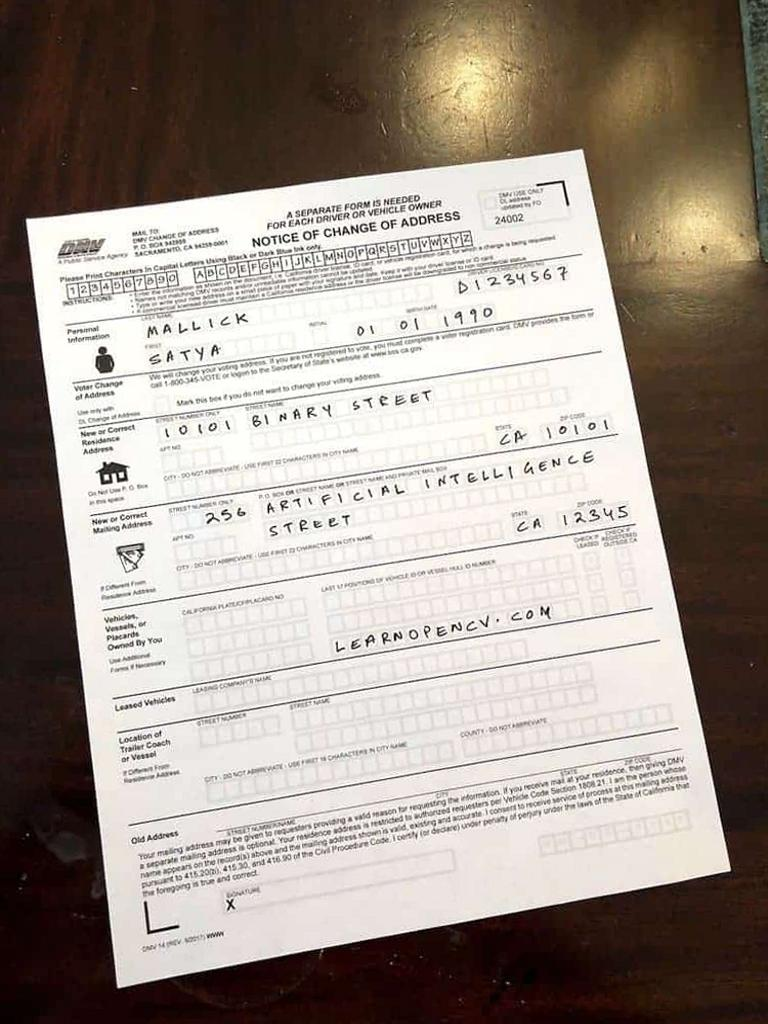
#> input picture homework_1/data/dobosi_peter_laszlo.jpg, 768 x 1024 px; its folder holds only this picture in this run
$ python main.py
#> lines starting #> are read from the running program, lines starting #| are printed output that depends on the picture
import logging
from pathlib import Path
import cv2
import numpy as np
import matplotlib
import matplotlib.pyplot as plt

logging.basicConfig(level=logging.INFO, format="%(asctime)s - %(name)s - %(levelname)s - %(message)s")
logger = logging.getLogger(__name__)


def main():
    """Run the full homework pipeline end-to-end."""
    test_imports()

    preprocessed_image: np.ndarray = preprocessing()
    hist_equalized_image: np.ndarray = global_histogram_equalization(preprocessed_image)
    clahe_equalized_image: np.ndarray = apply_clahe(preprocessed_image)

    images: list[np.ndarray] = [preprocessed_image, hist_equalized_image, clahe_equalized_image]
    histograms: list[list[np.ndarray]] = [calculate_histograms(image) for image in images]
    titles: list[str] = ["Rotated/Cropped", "Global Histogram EQ", "CLAHE"]

    output_dir: Path = Path(__file__).resolve().parents[2] / "output"
    output_dir.mkdir(parents=True, exist_ok=True)
    output_plot_path: Path = output_dir / "task4_results.png"

    plot_results(images=images, histograms=histograms, titles=titles, output_path=output_plot_path)
    logger.info("Saved final plot to %s", output_plot_path)


def test_imports():
    """Log dependency versions."""
    try:
        logger.debug("OpenCV version: %s", cv2.__version__)
        logger.debug("Numpy version: %s", np.__version__)
        logger.debug("Matplotlib version: %s", matplotlib.__version__)
    except Exception as e:
        logger.exception("Unable to get version info of all dependencies, are you sure they are all installed? Check the docs. %s", e)


def preprocessing() -> np.ndarray:
    """
    Subtask 1: load, rotate, and crop/scale the input image.

    Returns:
        np.ndarray: The preprocessed image.
    """
    logger.info("Starting preprocessing...")

    # Determine image path
    project_root: Path = Path(__file__).resolve().parents[2]
    image_path: Path = project_root / "data" / "dobosi_peter_laszlo.jpg"

    # Load the image
    dpl_image: np.ndarray | None = cv2.imread(str(image_path), flags=cv2.IMREAD_COLOR)
#> dpl_image is the input picture: shape (1024, 768, 3); mean B, G, R 139.5, 147.7, 158.1
    assert dpl_image is not None, (
        f"Failed to load image from '{image_path}'. cwd='{Path.cwd()}'."
    )
    logger.debug("Loaded image shape: %s", dpl_image.shape)

    show_image(dpl_image, "dpl_image")

    def rotate_crop_to_fit(image: np.ndarray, angle: float) -> np.ndarray:
        """
        Rotate the image by the given angle while scaling to reduce black borders.

        Args:
            image (np.ndarray): The input image to rotate.
            angle (float): The angle in degrees to rotate the image. Positive values mean counter-clockwise rotation.

        Returns:
            np.ndarray: The rotated and scaled image.
        """
#> called with angle = -9.41
        # Calculate the scale factor to ensure the rotated image fits within the original dimensions
        height, width = image.shape[:2]
#> height = 1024; width = 768
        center = (width / 2, height / 2)
#> center = (384, 512)

        angle_rad = np.radians(angle)
        sin_a = abs(np.sin(angle_rad))
        cos_a = abs(np.cos(angle_rad))

        ratio = max(width / height, height / width)
#> ratio = 1.33
        scale = cos_a + ratio * sin_a
#> scale = 1.2
        logger.debug("Calculated scale factor: %f", scale)

        rotation_matrix: np.ndarray = cv2.getRotationMatrix2D(center=center, angle=angle, scale=scale)

        return cv2.warpAffine(image, rotation_matrix, (width, height))

    dpl_image_rotated: np.ndarray = rotate_crop_to_fit(dpl_image, -9.41)
    show_image(dpl_image_rotated, "dpl_image_rotated")
    logger.info("Preprocessing completed.")

    return dpl_image_rotated

def global_histogram_equalization(image: np.ndarray) -> np.ndarray:
    """
    Complete subtask 2:
        * convert the image to HSV color space
        * perform global histogram equalization on the V (Value) channel of the preprocessed image
        * blend the V channel with the original V channel linearly to avoid too high contrast
        * return the final color image

    Args:
        image (np.ndarray): The preprocessed image to perform histogram equalization on.

    Returns:
        np.ndarray: The resulting image after histogram equalization and blending.
    """
    # Convert the image to HSV color space
    hsv_image: np.ndarray = cv2.cvtColor(image, cv2.COLOR_BGR2HSV)
#> hsv_image: shape (1024, 768, 3); mean H, S, V 17.6, 31.3, 202.8

    # Equalize the histogram of the V channel
    hue, saturation, value = cv2.split(hsv_image)
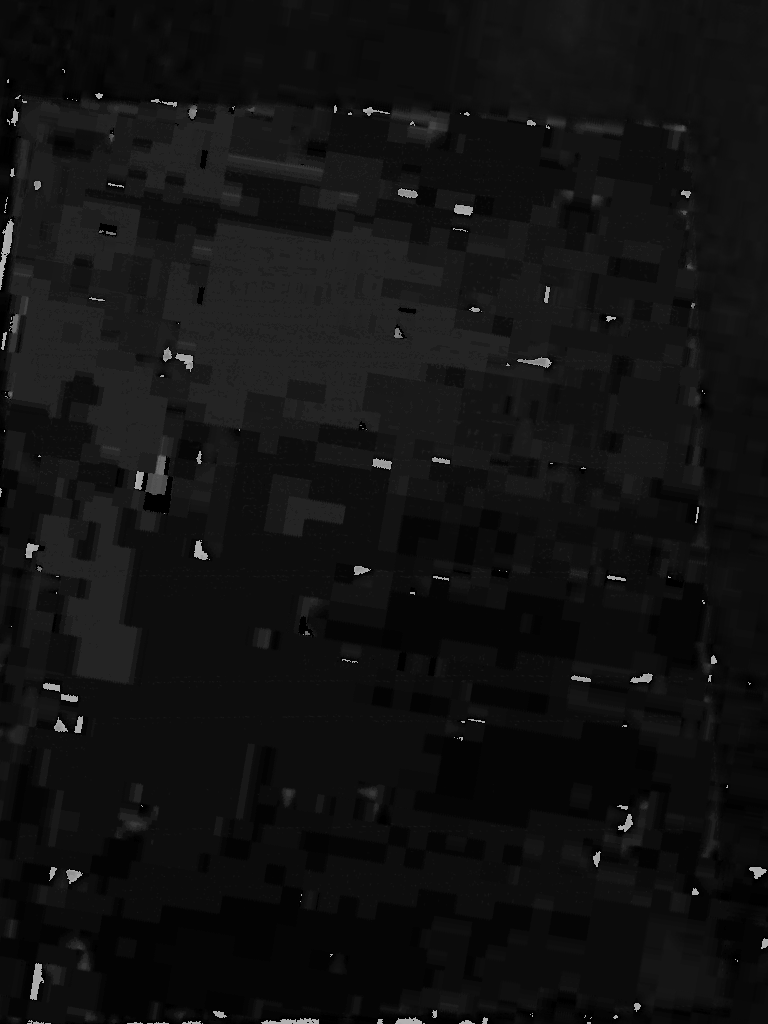
#> hue: shape (1024, 768); min 0, max 179, mean 17.6
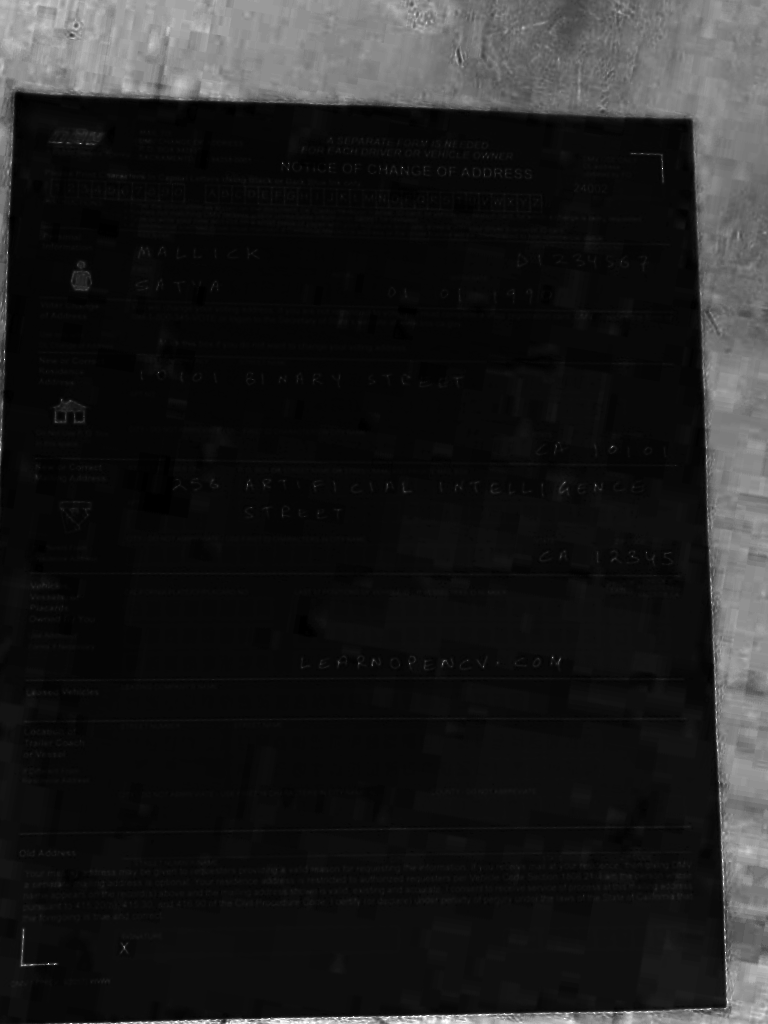
#> saturation: shape (1024, 768); min 0, max 255, mean 31.3
    equalized_value: np.ndarray = cv2.equalizeHist(value)

    # Non blended result
    non_blended_hsv_image: np.ndarray = cv2.merge((hue, saturation, equalized_value))
#> non_blended_hsv_image: shape (1024, 768, 3); mean H, S, V 17.6, 31.3, 129.6
    non_blended_bgr_image: np.ndarray = cv2.cvtColor(non_blended_hsv_image, cv2.COLOR_HSV2BGR)
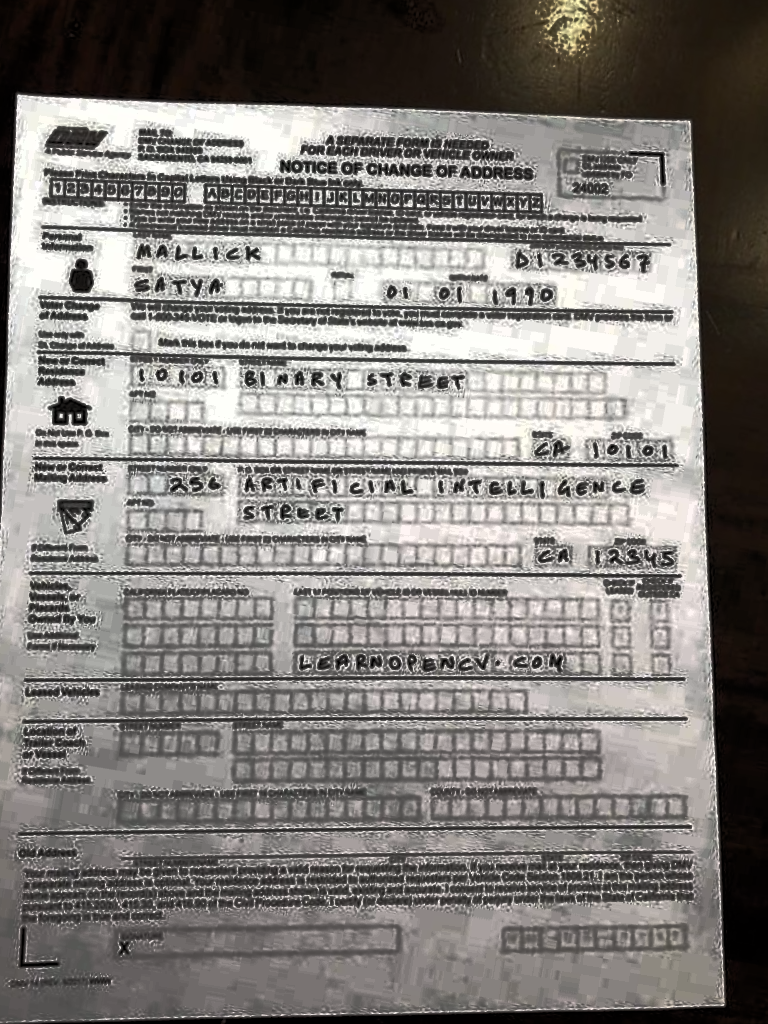
#> non_blended_bgr_image: shape (1024, 768, 3); mean B, G, R 122.5, 126, 129.5
    show_image(non_blended_bgr_image, "non_blended_bgr")

    # Blended result
    blended_value: np.ndarray = cv2.addWeighted(value, 0.5, equalized_value, 0.5, 0)
    blended_hsv_image: np.ndarray = cv2.merge((hue, saturation, blended_value))
#> blended_hsv_image: shape (1024, 768, 3); mean H, S, V 17.6, 31.3, 166.3
    blended_bgr_image: np.ndarray = cv2.cvtColor(blended_hsv_image, cv2.COLOR_HSV2BGR)
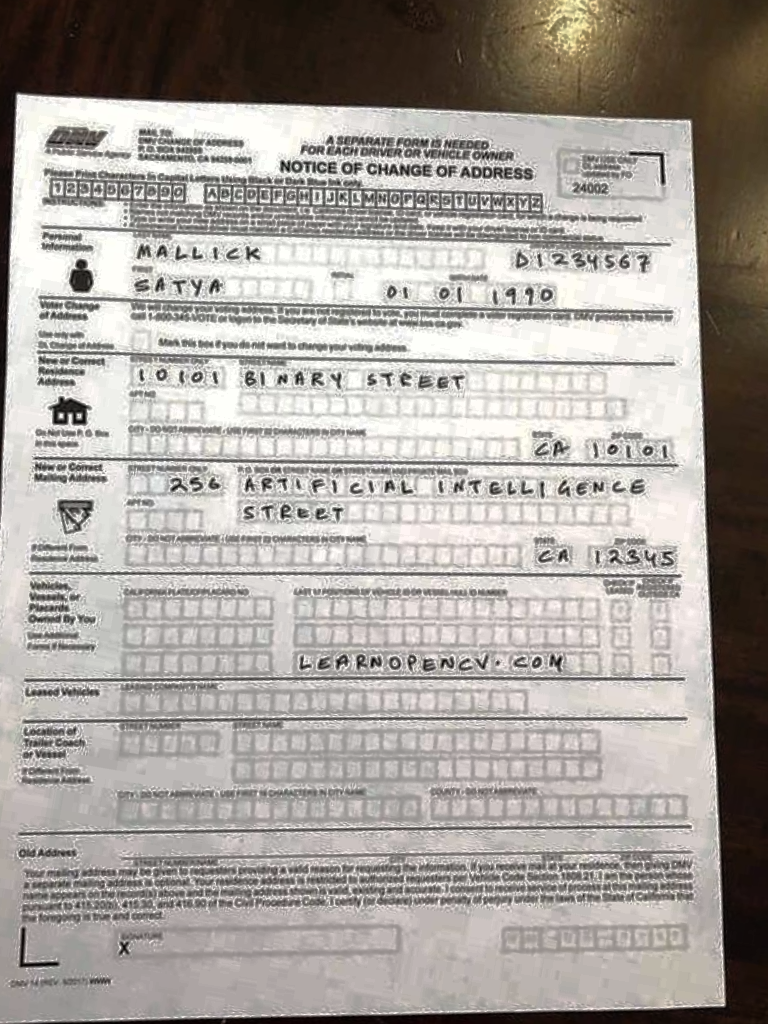
#> blended_bgr_image: shape (1024, 768, 3); mean B, G, R 155.6, 160.7, 166.2
    show_image(blended_bgr_image, "blended_bgr")

    return blended_bgr_image

def apply_clahe(image: np.ndarray) -> np.ndarray:
    """
    Complete subtask 3: apply CLAHE (Contrast Limited Adaptive Histogram Equalization) to the V channel of the preprocessed image and plot the result.

    Args:
        image (np.ndarray): The preprocessed image to apply CLAHE on.

    Returns:
        np.ndarray: The resulting image after applying CLAHE.
    """
    # Convert the image to HSV color space
    hsv_image: np.ndarray = cv2.cvtColor(image, cv2.COLOR_BGR2HSV)

    # Apply CLAHE to the V channel
    hue, saturation, value = cv2.split(hsv_image)
    clahe = cv2.createCLAHE(clipLimit=1.205, tileGridSize=(9, 9))
    clahe_value: np.ndarray = clahe.apply(value)

    # Merge the channels back
    clahe_hsv_image: np.ndarray = cv2.merge((hue, saturation, clahe_value))
#> clahe_hsv_image: shape (1024, 768, 3); mean H, S, V 17.6, 31.3, 192.6
    clahe_bgr_image: np.ndarray = cv2.cvtColor(clahe_hsv_image, cv2.COLOR_HSV2BGR)
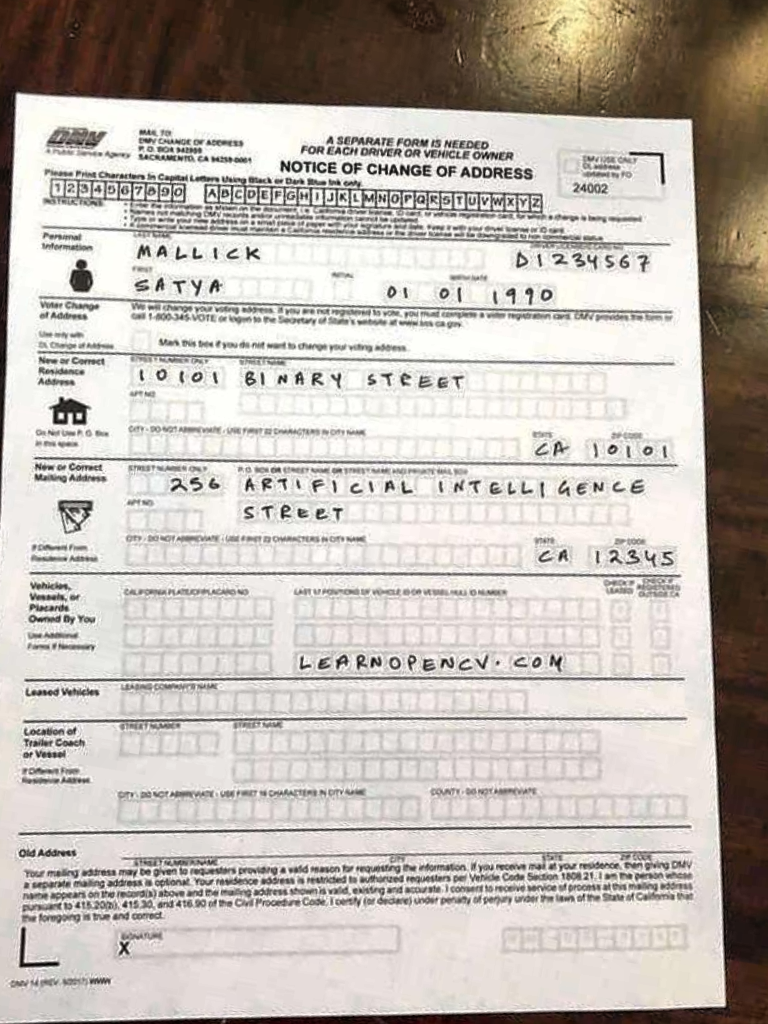
#> clahe_bgr_image: shape (1024, 768, 3); mean B, G, R 178.8, 185.4, 192.5
    show_image(clahe_bgr_image, "clahe_bgr")

    return clahe_bgr_image

def calculate_histograms(image: np.ndarray) -> list[np.ndarray]:
    """
    Calculate R, G, B histograms of a BGR OpenCV image.

    Args:
        image (np.ndarray): The input image to calculate the histograms for.

    Returns:
        list[np.ndarray]: A list containing the histograms for the R, G, and B channels.
    """
    rgb_image: np.ndarray = cv2.cvtColor(image, cv2.COLOR_BGR2RGB)
    channels = cv2.split(rgb_image)
    histograms = [cv2.calcHist([channel], [0], None, [256], [0, 256]).flatten() for channel in channels]
#> histograms = 3 items
    return histograms

def plot_results(
    images: list[np.ndarray],
    histograms: list[list[np.ndarray]],
    titles: list[str],
    output_path: Path,
) -> None:
    """
    Subtask 4: create the required 2x3 summary figure.

    Top row: original rotated, global EQ, CLAHE images.
    Bottom row: corresponding RGB histograms.

    Args:
        images (list[np.ndarray]): Images in BGR order.
        histograms (list[list[np.ndarray]]): RGB histograms for each image.
        titles (list[str]): Column titles.
        output_path (Path): Path of the saved summary figure.
    """
    assert len(images) == 3, "Exactly 3 images are required."
    assert len(histograms) == 3, "Exactly 3 histogram sets are required."
    assert len(titles) == 3, "Exactly 3 titles are required."

    fig, axes = plt.subplots(2, 3, figsize=(18, 10))
    x_values = np.arange(256)
    channel_colors = ["r", "g", "b"]
    channel_labels = ["R", "G", "B"]

    for col in range(3):
        # Plot image in RGB for Matplotlib.
        axes[0, col].imshow(cv2.cvtColor(images[col], cv2.COLOR_BGR2RGB))
        axes[0, col].set_title(f"{titles[col]} Image")
        axes[0, col].axis("off")

        # Plot RGB histograms with required 0-255 x range.
        for channel_idx in range(3):
            axes[1, col].plot(
                x_values,
                histograms[col][channel_idx],
                color=channel_colors[channel_idx],
                label=channel_labels[channel_idx],
            )

        axes[1, col].set_title(f"{titles[col]} RGB Histogram")
        axes[1, col].set_xlim(0, 255)
        axes[1, col].set_xlabel("Intensity (0-255)")
        axes[1, col].set_ylabel("Pixel Count")
        axes[1, col].grid(True, alpha=0.2)
        axes[1, col].legend()

    fig.suptitle("Homework 1 - Image Enhancement Comparison", fontsize=16)
    fig.tight_layout()
    fig.savefig(output_path, dpi=300, bbox_inches="tight")
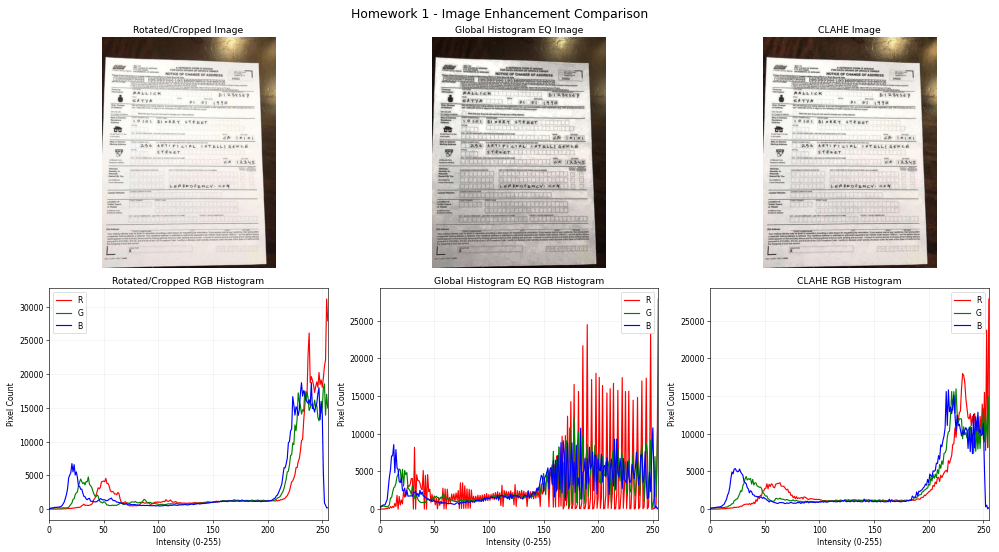
#> figure drawn by matplotlib, 6 panels; panel 4: curve peaks at x = 254, y = 31111; panel 4: curve peaks at x = 252, y = 18544; panel 4: curve peaks at x = 240, y = 18737; panel 5: curve peaks at x = 255, y = 27875
    plt.show()
    plt.close(fig)

def show_image(image: np.ndarray, title: str = "Image"):
    """Display an image with OpenCV."""
    logger.info("Showing image : %s, press any key to continue...", title)
    cv2.imshow(title, image)
    cv2.waitKey(0)
    cv2.destroyAllWindows()

if __name__ == "__main__":
    main()
